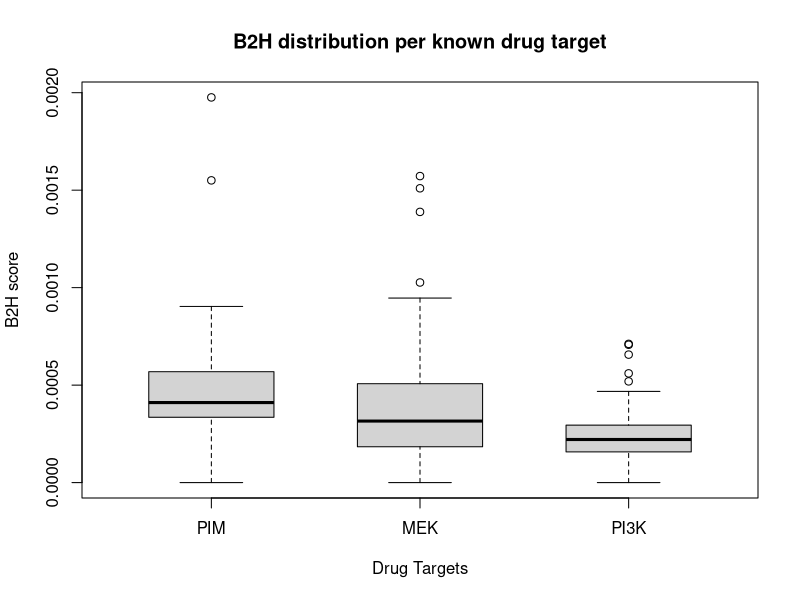
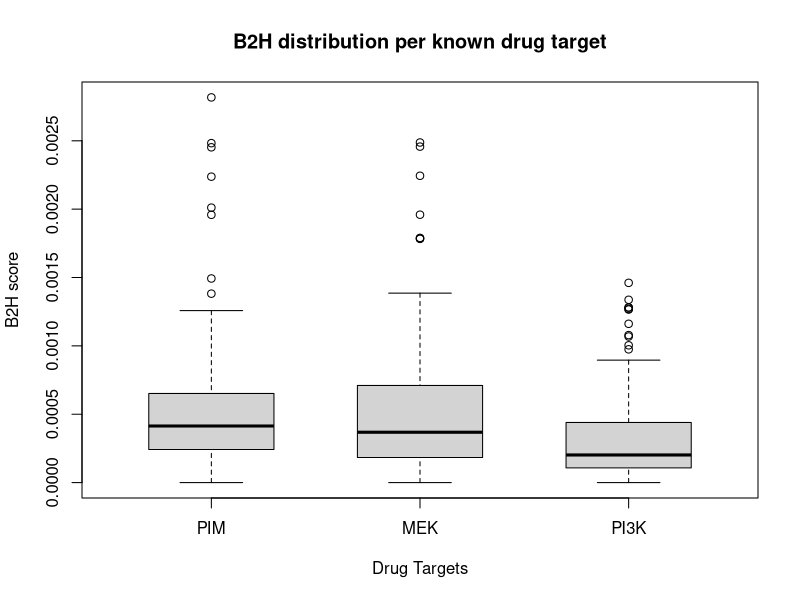

R code for these plots, in order:
WORKING_DIR <- "D:/Projects/drug_target_workshop/b2h_dists"
setwd(WORKING_DIR)

# FLT patients
pim <- as.numeric(read.table('FLT3/PIM.txt')[,1])
pi3k <- as.numeric(read.table('FLT3/PI3K.txt')[,1])
mek <- as.numeric(read.table('FLT3/MEK.txt')[,1])

# remove outliers
N <- ceiling(length(pim) * 0.95)

pim <- sort(pim)[1:N]
pi3k <- sort(pi3k)[1:N]
mek <- sort(mek)[1:N]

df <- data.frame(PIM=pim, MEK=mek, PI3K=pi3k)
png(filename="FLT-boxplot.png", units="in", width=8, height=8, res=300)
boxplot(df, main="B2H distribution per known drug target", 
        xlab="Drug Targets", ylab="B2H score",
        boxwex=0.6)
dev.off()



# non FLT patients
pim <- as.numeric(read.table('nonFLT3/PIM.txt')[,1])
pi3k <- as.numeric(read.table('nonFLT3/PI3K.txt')[,1])
mek <- as.numeric(read.table('nonFLT3/MEK.txt')[,1])

# remove outliers
N <- ceiling(length(pim) * 0.95)

pim <- sort(pim)[1:N]
pi3k <- sort(pi3k)[1:N]
mek <- sort(mek)[1:N]

df <- data.frame(PIM=pim, MEK=mek, PI3K=pi3k)
png(filename="nonFLT-boxplot.png", units="in", width=8, height=8, res=300)
boxplot(df, main="B2H distribution per known drug target", 
        xlab="Drug Targets", ylab="B2H score",
        boxwex=0.6)
dev.off()
